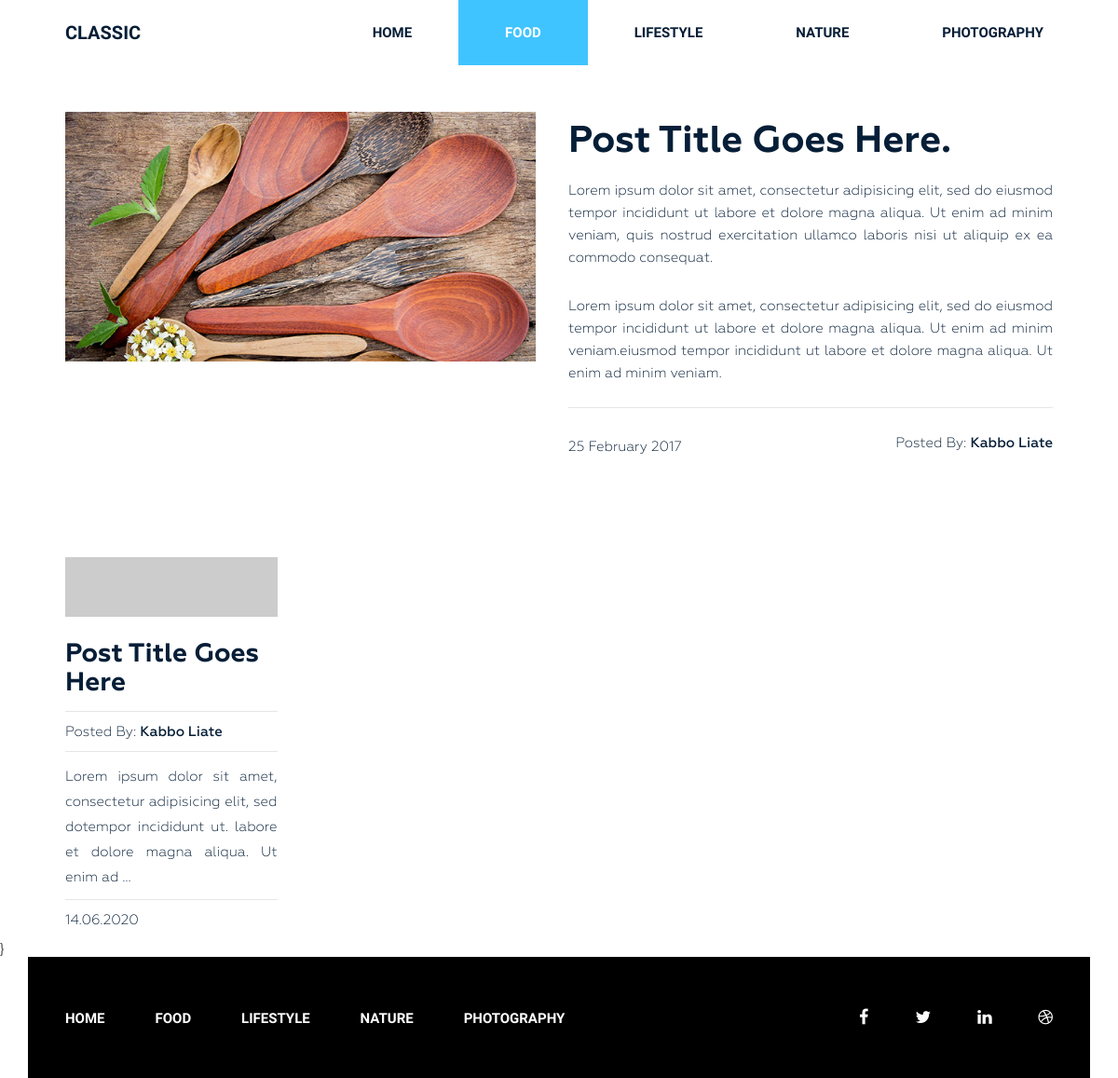
The app's page /category/food/ with its own data.
### blog/models.py (models this page shows, shortened)
class Category(models.Model):
    title = models.CharField(max_length=255, verbose_name='Категория')
    slug = models.SlugField(max_length=255, verbose_name='Url', unique=True)
    def get_absolute_url(self):
        return reverse('category', kwargs={'slug': self.slug})
    class Meta:
        ordering = ['title']
        verbose_name = 'Категория'
        verbose_name_plural = 'Категории'

class Post(models.Model):
    title = models.CharField(max_length=255, verbose_name='Название')
    slug = models.SlugField(max_length=255, verbose_name='Url', unique=True)
    author = models.CharField(max_length=100, verbose_name='Автор')
    content = RichTextUploadingField(verbose_name='Контент')
    created_at = models.DateTimeField(auto_now=True, verbose_name="Опубликовано")
    photo = models.ImageField(upload_to='photos/%Y/%m/', blank=True)
    views = models.IntegerField(default=0, verbose_name='Количество просмотров')
    category = models.ForeignKey(Category, on_delete=models.PROTECT, related_name='posts', verbose_name='Категория')
    tags = models.ManyToManyField(Tag, blank=True, related_name='posts', verbose_name='Теги')
    def get_absolute_url(self):
        return reverse('post', kwargs={'slug': self.slug})
    class Meta:
        ordering = ['-created_at']
        verbose_name = 'Запись'
        verbose_name_plural = 'Записи'

### blog/views.py (the view)
# urls.py: path('category/<str:slug>/', Categorylist.as_view(), name='category'),
class Categorylist(ListView):
    template_name = 'blog/category.html'
    context_object_name = 'cat_posts'
    paginate_by = 1
    allow_empty = False
    def get_queryset(self):
        return Post.objects.filter(category__slug=self.kwargs['slug'])
    def get_context_data(self, *, object_list=None, **kwargs):
        context = super().get_context_data(**kwargs)
        context['title'] = Category.objects.get(slug=self.kwargs['slug'])
        return context

### blog/templatetags/menu.py (called while the page is built)
@register.inclusion_tag('blog/menu_tpl.html', takes_context=True)
def show_menu(context, menu_class='menu'):
    categories = Category.objects.all()
    current_path = context['request'].get_full_path()
    return {'categories': categories, 'menu_class': menu_class, 'current_path': current_path}

### blog/templates/blog/category.html (shortened to what this page needs)
{% extends 'base.html' %}
{% load static %}
{% block content %}
    <section class="blog-post-area">
        <div class="container">
            <div class="row">
                <div class="blog-post-area-style">
                    <div class="col-md-12">
                        <div class="single-post-big">
                            <div class="big-image">
                                <img src="{% static 'img/post-image1.jpg' %}" alt="">
                            </div>
                            <div class="big-text">
                                <h3><a href="#">Post Title Goes Here.</a></h3>
                                <p>Lorem ipsum dolor sit amet, consectetur adipisicing elit, sed do eiusmod tempor
                                    incididunt ut labore et dolore magna aliqua. Ut enim ad minim veniam, quis nostrud
                                    exercitation ullamco laboris nisi ut aliquip ex ea commodo consequat.</p>
                                <p>Lorem ipsum dolor sit amet, consectetur adipisicing elit, sed do eiusmod tempor
                                    incididunt ut labore et dolore magna aliqua. Ut enim ad minim veniam.eiusmod tempor
                                    incididunt ut labore et dolore magna aliqua. Ut enim ad minim veniam.</p>
                                <h4><span class="date">25 February 2017</span><span class="author">Posted By: <span
                                        class="author-name">Kabbo Liate</span></span>
                                </h4>
                            </div>
                        </div>
                    </div>
                    {% for post in cat_posts %}
                        <div class="col-md-3">
                            <div class="single-post">
                                {% if post.photo %}
                                    <img src="{{ post.photo.url }}" alt="">
                                {% else %}
                                    <img src="https://picsum.photos/id/1060/300/201/?blur=2" alt="">
                                {% endif %}
                                <h3><a href="{{ post.get_absolute_url }}">{{ post.title }}</a></h3>
                                <h4><span>Posted By: <span class="author-name">{{ post.author }}</span></span>
                                </h4>
                                {{ post.content|safe|truncatewords_html:20 }}
                                <h4><span>{{ post.created_at|date:'d.m.Y' }}</span></h4>
                            </div>
                        </div>
                    {% endfor %}
                </div>
            </div>
        </div>
        }
    </section>
{% endblock %}

### blog/templates/blog/menu_tpl.html (shortened to what this page needs)
<div class="{{ menu_class }}">
    <ul>
        <li ><a href="{% url 'home' %}">Home</a></li>
        {% for item in categories %}
            <li {% if item.get_absolute_url in current_path  %}
                class="active" {% endif %}><a href="{{ item.get_absolute_url }}">{{ item.title }}</a></li>
        {% endfor %}
    </ul>
</div>

### blog/static/style.css (style rules this page uses)
.wrapper header.header .menu { margin: 0 }
.wrapper header.header .menu ul { float: right; margin: 0; padding: 0; margin-right: 4px; }
.wrapper header.header .menu ul li { display: inline-block; list-style: outside none none; margin: 0 -4px 0 0; }
.wrapper header.header .menu ul li a { color: rgb(6, 30, 55); font-family: "Raleway", sans-serif; font-size: 15px; font-weight: 600; line-height: 70px; padding: 26px 50px; text-decoration: none; text-transform: uppercase; }
.wrapper header.header .menu ul li.active a { background: #40c4ff; color: #fff; }
section.blog-post-area { margin-top: 50px; }
section.blog-post-area .big-image { float: left; width: 50%; padding-right: 35px; }
section.blog-post-area .big-text { float: right; width: 50%; padding-right: 20px; }
section.blog-post-area img { width: 100%; }
section.blog-post-area .big-text h3 { margin: 10px 0 0; }
section.blog-post-area .big-text h3 a { font-family: Geometria; font-weight: 700; font-size: 40px; color: #061e37; text-decoration: none; }
section.blog-post-area .big-text p { color: #061e37; font-family: Geometria; font-size: 15px; font-weight: 400; line-height: 24px; padding-top: 18px; text-align: justify; text-decoration: none; }
section.blog-post-area .big-text h4 { margin-top: 25px; padding-top: 30px; position: relative; }
section.blog-post-area .big-text h4::before { background: #e6e6e6 none repeat scroll 0 0; content: ""; height: 1px; position: absolute; top: 0; width: 100%; }
section.blog-post-area .single-post { padding-right: 20px; margin: 100px 0px 0px; }
section.blog-post-area h4 span { font-family: Geometria; font-weight: 400; font-size: 15px; color: #061e37; text-decoration: none; }
section.blog-post-area .big-text h4 span.author { float: right }
section.blog-post-area h4 span.author-name { font-weight: 500; }
.blog-post-area .single-post h3 a { font-family: Geometria; font-size: 28px; font-weight: 700; text-decoration: none; color: #061e37; }
.blog-post-area .single-post p { color: #061e37; font-family: Geometria; font-size: 15px; font-weight: 400; line-height: 27px; padding-top: 14px; position: relative; text-align: justify; }
.blog-post-area .single-post h4 { margin-bottom: 12px; padding-top: 10px; position: relative; }
.blog-post-area .single-post h4::before { background: #e6e6e6 none repeat scroll 0 0; content: ""; height: 1px; position: absolute; top: 0; width: 100%; }
.blog-post-area .single-post p::before { background: #e6e6e6 none repeat scroll 0 0; content: ""; height: 1px; position: absolute; top: 0; width: 100%; }
.blog-post-area .single-post h3 { margin: 25px 0 15px; }
.blog-post-area .blog-post-area-style { margin: 0 20px 0 40px; }
.wrapper footer.footer .footer-menu { margin: 0 }
.wrapper footer.footer .footer-menu ul { line-height: 130px; margin: 0; padding: 0; }
.wrapper footer.footer .footer-menu ul li { display: inline; list-style: outside none none; margin: 0; padding: 30px 0px; }
.wrapper footer.footer .footer-menu ul li a { color: #fff; font-family: "Raleway", sans-serif; font-size: 15px; font-weight: 600; line-height: 70px; margin-left: 40px; padding: 26px 10px 26px 0; text-decoration: none; text-transform: uppercase; }

### records on screen
Category: title "FOOD"
Category: title "LIFESTYLE"
Category: title "NATURE"
Category: title "PHOTOGRAPHY"
Post: title "Post Title Goes Here", author "Kabbo Liate", content "Lorem ipsum dolor sit amet, consectetur adipisicing elit, sed dotempor incididunt ut. labore et dolore magna aliqua. Ut enim ad …", created_at "14.06.2020"
